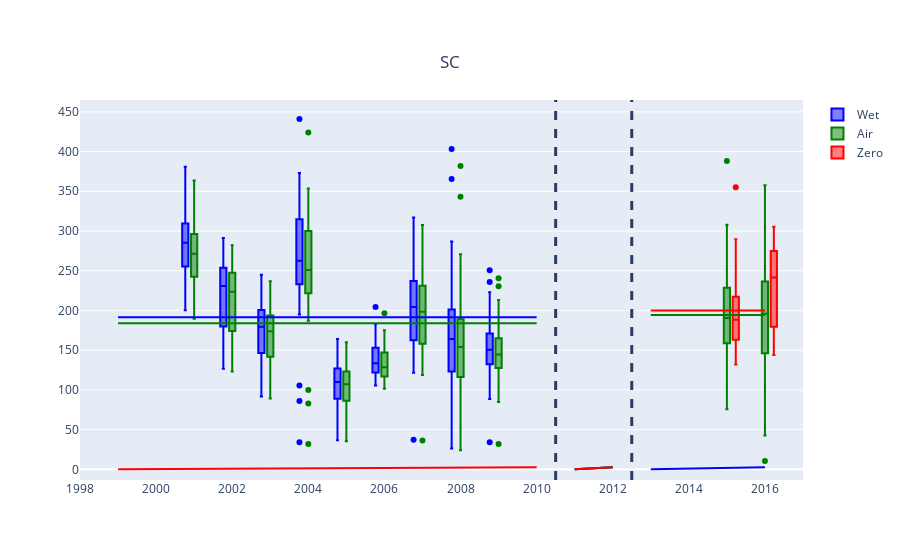
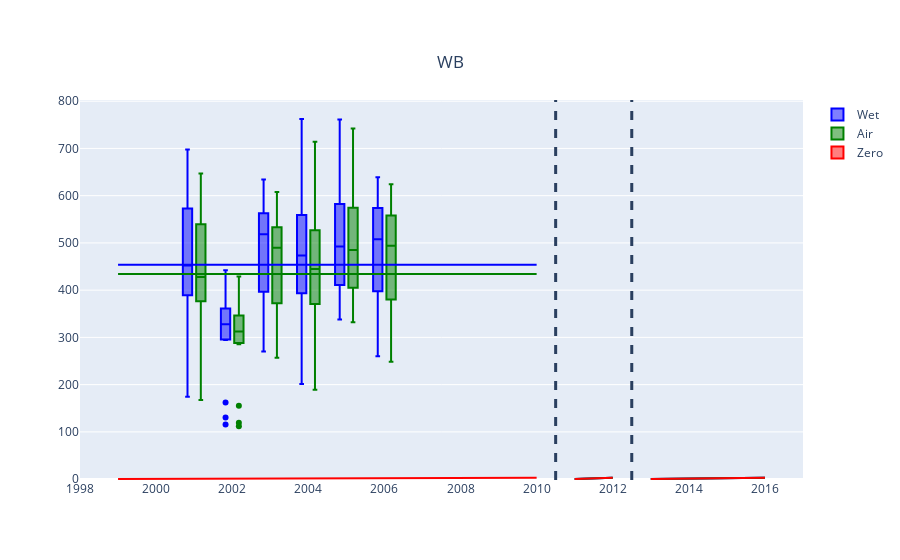
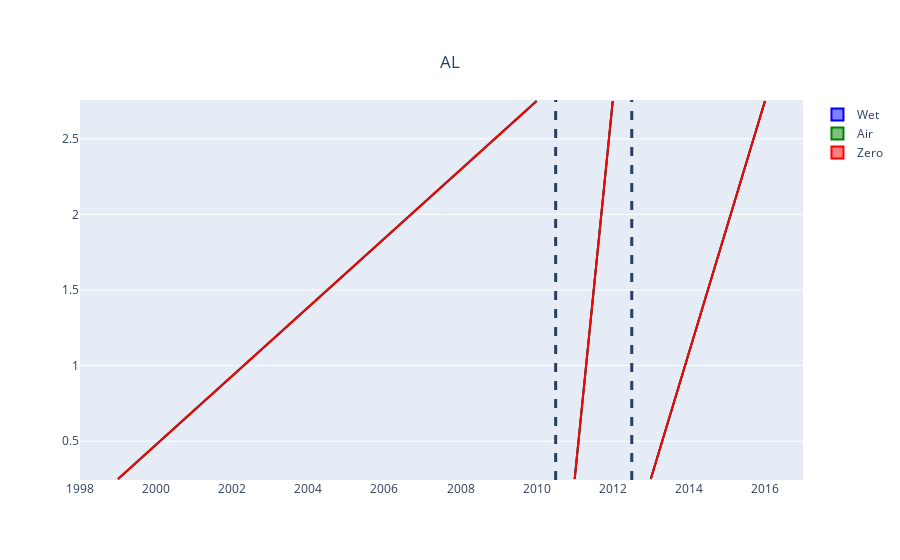
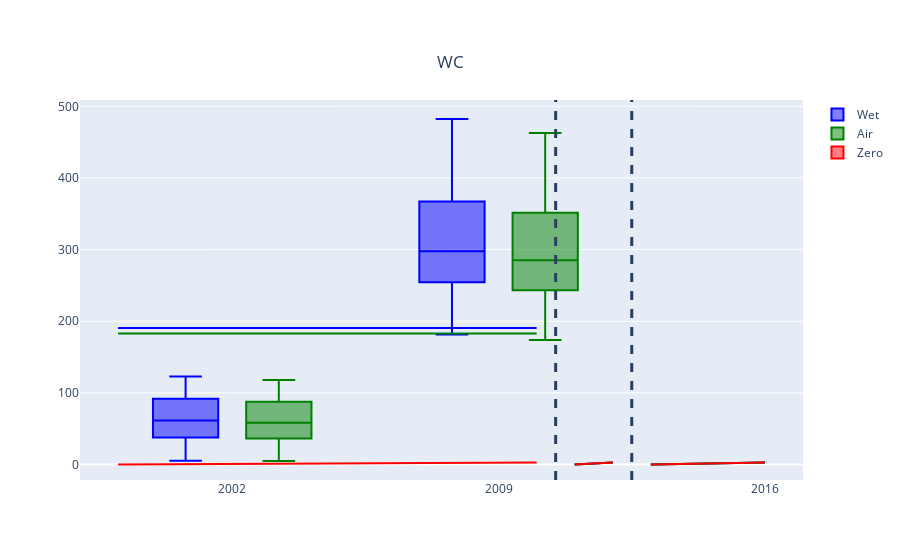

Notebook code cell kept with these figures, in order:
### Code cell
for crop in crops:
    create_yield_comparison_plot(clean_df, crop, 'grain')

### Figure 1 — Plotly figure (JSON) as saved in the notebook; plotly's stock layout.template omitted (floating-point values rounded to 4 significant figures; data arrays with more than 128 entries replaced by an {"elided": "..."} marker saying what was removed)
{"data": [{"marker": {"color": "blue"}, "name": "Wet", "type": "box", "x": {"elided": "635 int values"}, "y": {"elided": "635 float values"}}, {"marker": {"color": "green"}, "name": "Air", "type": "box", "x": {"elided": "635 int values"}, "y": {"elided": "635 float values"}}, {"marker": {"color": "red"}, "name": "Zero", "type": "box", "x": {"elided": "635 int values"}, "y": {"elided": "635 float values"}}], "layout": {"boxmode": "group", "shapes": [{"line": {"dash": "dash", "width": 3}, "type": "line", "x0": 2010.0, "x1": 2010.0, "xref": "x", "y0": 0, "y1": 1, "yref": "y domain"}, {"line": {"dash": "dash", "width": 3}, "type": "line", "x0": 2012.0, "x1": 2012.0, "xref": "x", "y0": 0, "y1": 1, "yref": "y domain"}, {"line": {"color": "Blue"}, "type": "line", "x0": 1999, "x1": 2010, "xref": "x", "y0": 191.5, "y1": 191.5, "yref": "y"}, {"line": {"color": "Blue"}, "type": "line", "x0": 2011, "x1": 2012, "xref": "x", "yref": "y"}, {"line": {"color": "Blue"}, "type": "line", "x0": 2013, "x1": 2016, "xref": "x", "yref": "y"}, {"line": {"color": "Green"}, "type": "line", "x0": 1999, "x1": 2010, "xref": "x", "y0": 183.9, "y1": 183.9, "yref": "y"}, {"line": {"color": "Green"}, "type": "line", "x0": 2011, "x1": 2012, "xref": "x", "yref": "y"}, {"line": {"color": "Green"}, "type": "line", "x0": 2013, "x1": 2016, "xref": "x", "y0": 194.4, "y1": 194.4, "yref": "y"}, {"line": {"color": "Red"}, "type": "line", "x0": 1999, "x1": 2010, "xref": "x", "yref": "y"}, {"line": {"color": "Red"}, "type": "line", "x0": 2011, "x1": 2012, "xref": "x", "yref": "y"}, {"line": {"color": "Red"}, "type": "line", "x0": 2013, "x1": 2016, "xref": "x", "y0": 200.0, "y1": 200.0, "yref": "y"}], "title": {"text": "SC", "x": 0.5, "xanchor": "center", "y": 0.9, "yanchor": "top"}, "xaxis": {"range": [1998, 2017]}}}

### Figure 2 — Plotly figure (JSON) as saved in the notebook; plotly's stock layout.template omitted (floating-point values rounded to 4 significant figures)
{"data": [{"marker": {"color": "blue"}, "name": "Wet", "type": "box", "x": [2001, 2001, 2001, 2001, 2001, 2001, 2001, 2001, 2001, 2001, 2001, 2001, 2001, 2001, 2001, 2001, 2001, 2001, 2001, 2001, 2001, 2001, 2002, 2002, 2002, 2002, 2002, 2002, 2002, 2002, 2002, 2002, 2002, 2002, 2002, 2002, 2002, 2002, 2002, 2002, 2003, 2003, 2003, 2003, 2003, 2003, 2003, 2003, 2003, 2003, 2003, 2003, 2003, 2003, 2003, 2003, 2003, 2004, 2004, 2004, 2004, 2004, 2004, 2004, 2004, 2004, 2004, 2004, 2004, 2004, 2004, 2004, 2004, 2004, 2004, 2004, 2004, 2004, 2005, 2005, 2005, 2005, 2005, 2005, 2005, 2005, 2005, 2005, 2005, 2005, 2005, 2005, 2005, 2005, 2005, 2005, 2006, 2006, 2006, 2006, 2006, 2006, 2006, 2006, 2006, 2006, 2006, 2006, 2006, 2006, 2006, 2006, 2006], "y": [403.9, 653.4, 655.0, 554.4, 462.1, 537.2, null, 594.0, 697.9, 566.1, 439.7, 398.0, 174.1, 422.0, 267.9, 390.6, 343.8, 530.8, 383.9, 384.3, 452.4, 597.6, 335.6, 295.8, 350.4, 375, 310.5, 115.6, 441.9, 341.0, 313.0, 416.8, 162.4, 294.3, 327.8, 395.7, 356.8, 130.4, 321.4, null, null, 432.6, 568.9, 599.9, 270.2, 404.5, 462.1, 537.4, 634.4, 557.1, 549.7, 555.6, 379.9, 577.3, 388.3, 499.0, 303.1, 421.3, 413.4, 512.3, 456.7, 503.4, 491.6, 326.3, 502.0, 567.9, 442.9, 561.0, 201.3, 473.4, 328.7, 625.5, 453.2, 329.7, 558.6, 332.7, 762.3, 714.1, 492.6, 358.9, 342.5, 578.8, 661.2, 415.1, 524.2, 461.4, 493.8, 761.5, 513.1, 420.4, 338.0, 592.3, 615.3, 465.5, 398.3, null, 408.5, 339.6, 575.9, 518, 308.4, 593.5, 260, 639, 528.5, 365, 573, 537.5, 484.5, 583.5, 415.5, 508, 475.5]}, {"marker": {"color": "green"}, "name": "Air", "type": "box", "x": [2001, 2001, 2001, 2001, 2001, 2001, 2001, 2001, 2001, 2001, 2001, 2001, 2001, 2001, 2001, 2001, 2001, 2001, 2001, 2001, 2001, 2001, 2002, 2002, 2002, 2002, 2002, 2002, 2002, 2002, 2002, 2002, 2002, 2002, 2002, 2002, 2002, 2002, 2002, 2002, 2003, 2003, 2003, 2003, 2003, 2003, 2003, 2003, 2003, 2003, 2003, 2003, 2003, 2003, 2003, 2003, 2003, 2004, 2004, 2004, 2004, 2004, 2004, 2004, 2004, 2004, 2004, 2004, 2004, 2004, 2004, 2004, 2004, 2004, 2004, 2004, 2004, 2004, 2005, 2005, 2005, 2005, 2005, 2005, 2005, 2005, 2005, 2005, 2005, 2005, 2005, 2005, 2005, 2005, 2005, 2005, 2006, 2006, 2006, 2006, 2006, 2006, 2006, 2006, 2006, 2006, 2006, 2006, 2006, 2006, 2006, 2006, 2006], "y": [379.1, 638.1, 630.8, 518.4, 434.1, 528.1, null, 563.0, 646.8, 531.8, 413.6, 387.7, 167.7, 406.4, 248.9, 371.2, 330.4, 520.9, 329.4, 378.6, 427.8, 567.7, 324.3, 288.9, 340.6, 363.7, 299.7, 111.7, 428.6, 328.7, 303.1, 404.5, 155.5, 285.4, 309.5, 377.0, 335.1, 119.1, 312.5, null, null, 408.5, 537.4, 558.1, 256.9, 382.4, 430.6, 507.9, 607.8, 529.0, 525.1, 525.6, 359.3, 537.4, 362.7, 471.9, 285.9, 399.6, 390.7, 483.3, 437.0, 473.9, 469.0, 309.5, 476.9, 537.4, 419.3, 526.1, 189.0, 444.9, 310.0, 590.1, 431.1, 302.2, 529.5, 310.0, 714.1, 678.6, 485.2, 353.2, 337.6, 571.8, 653.0, 408.9, 521.7, 455.3, 487.3, 742, 506.6, 412.6, 331.8, 582.4, 601.7, 458.2, 392.5, null, 390.9, 331.0, 561.5, 495.5, 298.6, 569.7, 248.5, 624, 504, 348.5, 557.5, 516, 464.5, 559.5, 395.5, 494, 455]}, {"marker": {"color": "red"}, "name": "Zero", "type": "box", "x": [2001, 2001, 2001, 2001, 2001, 2001, 2001, 2001, 2001, 2001, 2001, 2001, 2001, 2001, 2001, 2001, 2001, 2001, 2001, 2001, 2001, 2001, 2002, 2002, 2002, 2002, 2002, 2002, 2002, 2002, 2002, 2002, 2002, 2002, 2002, 2002, 2002, 2002, 2002, 2002, 2003, 2003, 2003, 2003, 2003, 2003, 2003, 2003, 2003, 2003, 2003, 2003, 2003, 2003, 2003, 2003, 2003, 2004, 2004, 2004, 2004, 2004, 2004, 2004, 2004, 2004, 2004, 2004, 2004, 2004, 2004, 2004, 2004, 2004, 2004, 2004, 2004, 2004, 2005, 2005, 2005, 2005, 2005, 2005, 2005, 2005, 2005, 2005, 2005, 2005, 2005, 2005, 2005, 2005, 2005, 2005, 2006, 2006, 2006, 2006, 2006, 2006, 2006, 2006, 2006, 2006, 2006, 2006, 2006, 2006, 2006, 2006, 2006], "y": [null, null, null, null, null, null, null, null, null, null, null, null, null, null, null, null, null, null, null, null, null, null, null, null, null, null, null, null, null, null, null, null, null, null, null, null, null, null, null, null, null, null, null, null, null, null, null, null, null, null, null, null, null, null, null, null, null, null, null, null, null, null, null, null, null, null, null, null, null, null, null, null, null, null, null, null, null, null, null, null, null, null, null, null, null, null, null, null, null, null, null, null, null, null, null, null, null, null, null, null, null, null, null, null, null, null, null, null, null, null, null, null, null]}], "layout": {"boxmode": "group", "shapes": [{"line": {"dash": "dash", "width": 3}, "type": "line", "x0": 2010.0, "x1": 2010.0, "xref": "x", "y0": 0, "y1": 1, "yref": "y domain"}, {"line": {"dash": "dash", "width": 3}, "type": "line", "x0": 2012.0, "x1": 2012.0, "xref": "x", "y0": 0, "y1": 1, "yref": "y domain"}, {"line": {"color": "Blue"}, "type": "line", "x0": 1999, "x1": 2010, "xref": "x", "y0": 453.6, "y1": 453.6, "yref": "y"}, {"line": {"color": "Blue"}, "type": "line", "x0": 2011, "x1": 2012, "xref": "x", "yref": "y"}, {"line": {"color": "Blue"}, "type": "line", "x0": 2013, "x1": 2016, "xref": "x", "yref": "y"}, {"line": {"color": "Green"}, "type": "line", "x0": 1999, "x1": 2010, "xref": "x", "y0": 434.2, "y1": 434.2, "yref": "y"}, {"line": {"color": "Green"}, "type": "line", "x0": 2011, "x1": 2012, "xref": "x", "yref": "y"}, {"line": {"color": "Green"}, "type": "line", "x0": 2013, "x1": 2016, "xref": "x", "yref": "y"}, {"line": {"color": "Red"}, "type": "line", "x0": 1999, "x1": 2010, "xref": "x", "yref": "y"}, {"line": {"color": "Red"}, "type": "line", "x0": 2011, "x1": 2012, "xref": "x", "yref": "y"}, {"line": {"color": "Red"}, "type": "line", "x0": 2013, "x1": 2016, "xref": "x", "yref": "y"}], "title": {"text": "WB", "x": 0.5, "xanchor": "center", "y": 0.9, "yanchor": "top"}, "xaxis": {"range": [1998, 2017]}}}

### Figure 3 — Plotly figure (JSON) as saved in the notebook; plotly's stock layout.template omitted (floating-point values rounded to 4 significant figures)
{"data": [{"marker": {"color": "blue"}, "name": "Wet", "type": "box", "x": [2007, 2007, 2007, 2007, 2007, 2007], "y": [null, null, null, null, null, null]}, {"marker": {"color": "green"}, "name": "Air", "type": "box", "x": [2007, 2007, 2007, 2007, 2007, 2007], "y": [null, null, null, null, null, null]}, {"marker": {"color": "red"}, "name": "Zero", "type": "box", "x": [2007, 2007, 2007, 2007, 2007, 2007], "y": [null, null, null, null, null, null]}], "layout": {"boxmode": "group", "shapes": [{"line": {"dash": "dash", "width": 3}, "type": "line", "x0": 2010.0, "x1": 2010.0, "xref": "x", "y0": 0, "y1": 1, "yref": "y domain"}, {"line": {"dash": "dash", "width": 3}, "type": "line", "x0": 2012.0, "x1": 2012.0, "xref": "x", "y0": 0, "y1": 1, "yref": "y domain"}, {"line": {"color": "Blue"}, "type": "line", "x0": 1999, "x1": 2010, "xref": "x", "yref": "y"}, {"line": {"color": "Blue"}, "type": "line", "x0": 2011, "x1": 2012, "xref": "x", "yref": "y"}, {"line": {"color": "Blue"}, "type": "line", "x0": 2013, "x1": 2016, "xref": "x", "yref": "y"}, {"line": {"color": "Green"}, "type": "line", "x0": 1999, "x1": 2010, "xref": "x", "yref": "y"}, {"line": {"color": "Green"}, "type": "line", "x0": 2011, "x1": 2012, "xref": "x", "yref": "y"}, {"line": {"color": "Green"}, "type": "line", "x0": 2013, "x1": 2016, "xref": "x", "yref": "y"}, {"line": {"color": "Red"}, "type": "line", "x0": 1999, "x1": 2010, "xref": "x", "yref": "y"}, {"line": {"color": "Red"}, "type": "line", "x0": 2011, "x1": 2012, "xref": "x", "yref": "y"}, {"line": {"color": "Red"}, "type": "line", "x0": 2013, "x1": 2016, "xref": "x", "yref": "y"}], "title": {"text": "AL", "x": 0.5, "xanchor": "center", "y": 0.9, "yanchor": "top"}, "xaxis": {"range": [1998, 2017]}}}

### Figure 4 — Plotly figure (JSON) as saved in the notebook; plotly's stock layout.template omitted (floating-point values rounded to 4 significant figures)
{"data": [{"marker": {"color": "blue"}, "name": "Wet", "type": "box", "x": [2002, 2002, 2002, 2002, 2002, 2002, 2002, 2002, 2002, 2002, 2002, 2002, 2002, 2002, 2002, 2002, 2002, 2002, 2002, 2009, 2009, 2009, 2009, 2009, 2009, 2009, 2009, 2009, 2009, 2009, 2009, 2009, 2009, 2009, 2009, 2009, 2009], "y": [5.5, 39.5, 72.5, 95.5, 8, 44.5, 32.5, 61.5, 59.5, 98, 90.5, 89, 117.5, 123, 20.5, null, 76.5, 42.5, null, 369.8, 378.2, 233.9, 254.5, 290.6, 304.6, 181.4, 367.0, 181.9, 230.1, 288.2, 469.6, 347.8, 255.0, 286.4, 482.3, 365.1, 312.6]}, {"marker": {"color": "green"}, "name": "Air", "type": "box", "x": [2002, 2002, 2002, 2002, 2002, 2002, 2002, 2002, 2002, 2002, 2002, 2002, 2002, 2002, 2002, 2002, 2002, 2002, 2002, 2009, 2009, 2009, 2009, 2009, 2009, 2009, 2009, 2009, 2009, 2009, 2009, 2009, 2009, 2009, 2009, 2009, 2009], "y": [5, 38, 69.5, 91.5, 7.5, 42.5, 31, 58.5, 57.5, 94.5, 86.5, 85.5, 113, 118, 19.5, null, 73.5, 41, null, 356.7, 362.8, 224.0, 244.2, 278.4, 292.0, 173.9, 351.5, 174.4, 220.8, 275.6, 450.9, 333.2, 243.3, 273.7, 462.6, 348.7, 299.5]}, {"marker": {"color": "red"}, "name": "Zero", "type": "box", "x": [2002, 2002, 2002, 2002, 2002, 2002, 2002, 2002, 2002, 2002, 2002, 2002, 2002, 2002, 2002, 2002, 2002, 2002, 2002, 2009, 2009, 2009, 2009, 2009, 2009, 2009, 2009, 2009, 2009, 2009, 2009, 2009, 2009, 2009, 2009, 2009, 2009], "y": [null, null, null, null, null, null, null, null, null, null, null, null, null, null, null, null, null, null, null, null, null, null, null, null, null, null, null, null, null, null, null, null, null, null, null, null, null]}], "layout": {"boxmode": "group", "shapes": [{"line": {"dash": "dash", "width": 3}, "type": "line", "x0": 2010.0, "x1": 2010.0, "xref": "x", "y0": 0, "y1": 1, "yref": "y domain"}, {"line": {"dash": "dash", "width": 3}, "type": "line", "x0": 2012.0, "x1": 2012.0, "xref": "x", "y0": 0, "y1": 1, "yref": "y domain"}, {"line": {"color": "Blue"}, "type": "line", "x0": 1999, "x1": 2010, "xref": "x", "y0": 190.7, "y1": 190.7, "yref": "y"}, {"line": {"color": "Blue"}, "type": "line", "x0": 2011, "x1": 2012, "xref": "x", "yref": "y"}, {"line": {"color": "Blue"}, "type": "line", "x0": 2013, "x1": 2016, "xref": "x", "yref": "y"}, {"line": {"color": "Green"}, "type": "line", "x0": 1999, "x1": 2010, "xref": "x", "y0": 182.8, "y1": 182.8, "yref": "y"}, {"line": {"color": "Green"}, "type": "line", "x0": 2011, "x1": 2012, "xref": "x", "yref": "y"}, {"line": {"color": "Green"}, "type": "line", "x0": 2013, "x1": 2016, "xref": "x", "yref": "y"}, {"line": {"color": "Red"}, "type": "line", "x0": 1999, "x1": 2010, "xref": "x", "yref": "y"}, {"line": {"color": "Red"}, "type": "line", "x0": 2011, "x1": 2012, "xref": "x", "yref": "y"}, {"line": {"color": "Red"}, "type": "line", "x0": 2013, "x1": 2016, "xref": "x", "yref": "y"}], "title": {"text": "WC", "x": 0.5, "xanchor": "center", "y": 0.9, "yanchor": "top"}, "xaxis": {"range": [1998, 2017]}}}
